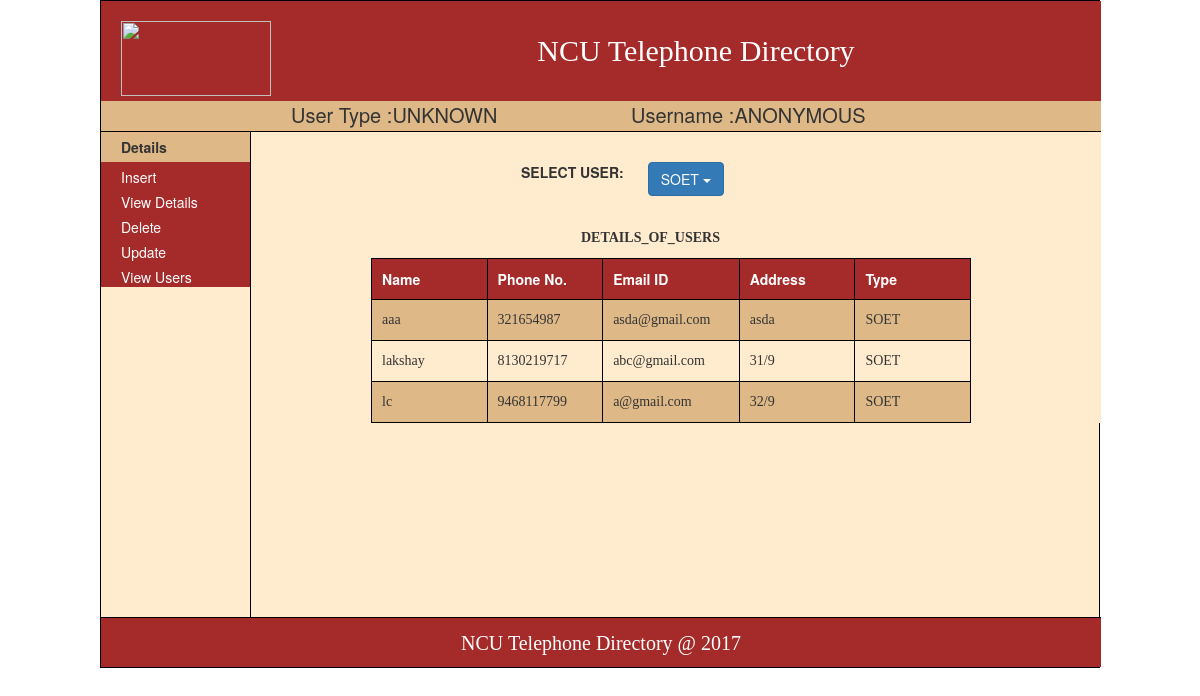
Screenshot of /viewuserssoet.php with the database file from the repository.
### tables this page shows
CREATE TABLE `soet` (
  `firstname` varchar(25) DEFAULT NULL,
  `phone` varchar(15) DEFAULT NULL,
  `email` varchar(50) DEFAULT NULL,
  `address` varchar(100) DEFAULT NULL
);

### viewuserssoet.php (the view, shortened to what this page needs)
<?php
if(!isset($_SESSION['login']))
{
	$var="ANONYMOUS";
	$var1="UNKNOWN";
}
?>
<!DOCTYPE html>
<html>
    <head>
        <link href="css/royal.css" rel="stylesheet" type="text/css"/>
	<link rel="stylesheet" href="https://maxcdn.bootstrapcdn.com/bootstrap/3.3.7/css/bootstrap.min.css">
    </head>
    <body>
        <div class="bodyborder">
        <div style="width: 1000px; margin: auto;">
	 <div>
            <div class="head"><a href="http://www.ncuindia.edu/" target="_blank"><img src="img/logo.jpg" style="width:150px;height:75px;float:left;margin:20px"></a>NCU Telephone Directory</div>
        	<div style=" width: 1000px; height: 30px; margin: auto;background-color: burlywood; border: none; ">
		    <div style="width: 30%; float: left; font-size: 20px;">User Type :<?php echo $var1;?></div>
                    <div style="width: 30%; float: left; font-size: 20px; margin-left: 40px">Username :<?php echo $var;?></div>
                </div>
       </div>
	</div>
        <div class="maindiv">
            <div style="width: 150px;"><?php include "view/Left-menu.php";?></a></div>
            <div class="rightmenu" style="width: auto;margin-left:150px;">
 <div class="dropdown">
<label class="control-label col-sm-2" for="user" style="margin-left:30%;margin-top:30px;">SELECT USER:</label>
    <button class="btn btn-primary dropdown-toggle" type="button" data-toggle="dropdown" style="margin-top:30px;">SOET
    <span class="caret"></span></button>
  </div>
                <div style="padding-left: 330px;margin-top: 30px;"><b><font face="rockwell">DETAILS_OF_USERS</font></b></div>
                <div style="margin-left: 120px;margin-top: 10px">
                    <table style="width:600px;">
                        <tr>
                          <th>Name</th>
                          <th>Phone No.</th>
                          <th>Email ID</th>
                          <th>Address</th>
                          <th>Type</th>
                        </tr>
                        <?php
			include "connection.php";
			$sql = "SELECT firstname,phone,address,email from soet order by firstname";
			$result = $conn->query($sql);
			while($row = $result->fetch_assoc())
			{
			?>
                         <tr>
                             <td style="width:100px" class="row-pro"><?php echo $row['firstname']; ?></td>
                            <td style="width:100px" class="row-pro" ><?php echo $row['phone']; ?></td>
                            <td style="width:100px"  class="row-pro" ><?php echo $row['email']; ?></td>
                            <td style="width:100px"  class="row-pro" ><?php echo $row['address']; ?></td>
                            <td style="width:100px"  class="row-pro" ><?php echo "SOET"; ?></td>
                         </tr>
<?php
}
?>
                    </table>
                </div>
    </div>
        </div>
 <div style="width: 1000px; margin: auto; margin-top:none;"> <?php include "view/Footer.php";?></div>
        </div>
    </body>
</html>

### css/royal.css (style rules this page uses)
body { margin: 0px; padding: 0px; }
.head { line-height: 100px; background-color: brown; height: 100px; width: 1000px; margin: auto; border: none; text-align: center; font-family:cursive; font-size: 30px; color: white; }
.maindiv { width: 1000px; background-color:blanchedalmond; height: auto; border-top: 1px solid black; }
.rightmenu { background-color: blanchedalmond; height: auto; width: 850px; }
.bodyborder { border: 1px solid black; width: 1000px; background-color: blanchedalmond; margin: auto; }
a { color:white; }
table, th, td { border: 1px solid black; border-collapse: collapse; text-align: left; width: 100%; }
th, td { padding: 10px; }
th { text-align: left; background-color: brown; color: white; width: 100px; height: 30px; }
tr { height: 10px; }
tr:nth-child(even) { background-color: burlywood; }
.row-pro { font-family:Tahoma; font-size:14px; border-bottom:1px solid black; }
img { display: block; margin: auto; }

### viewuserssoet.php (style rules this page uses)
a { color:white; }

### rows the page displays
soet: firstname "aaa", phone "321654987", email "asda@gmail.com", address "asda"
soet: firstname "lakshay", phone "8130219717", email "abc@gmail.com", address "31/9"
soet: firstname "lc", phone "9468117799", email "a@gmail.com", address "32/9"

### other values shown
$var1 "UNKNOWN"
$var "ANONYMOUS"
